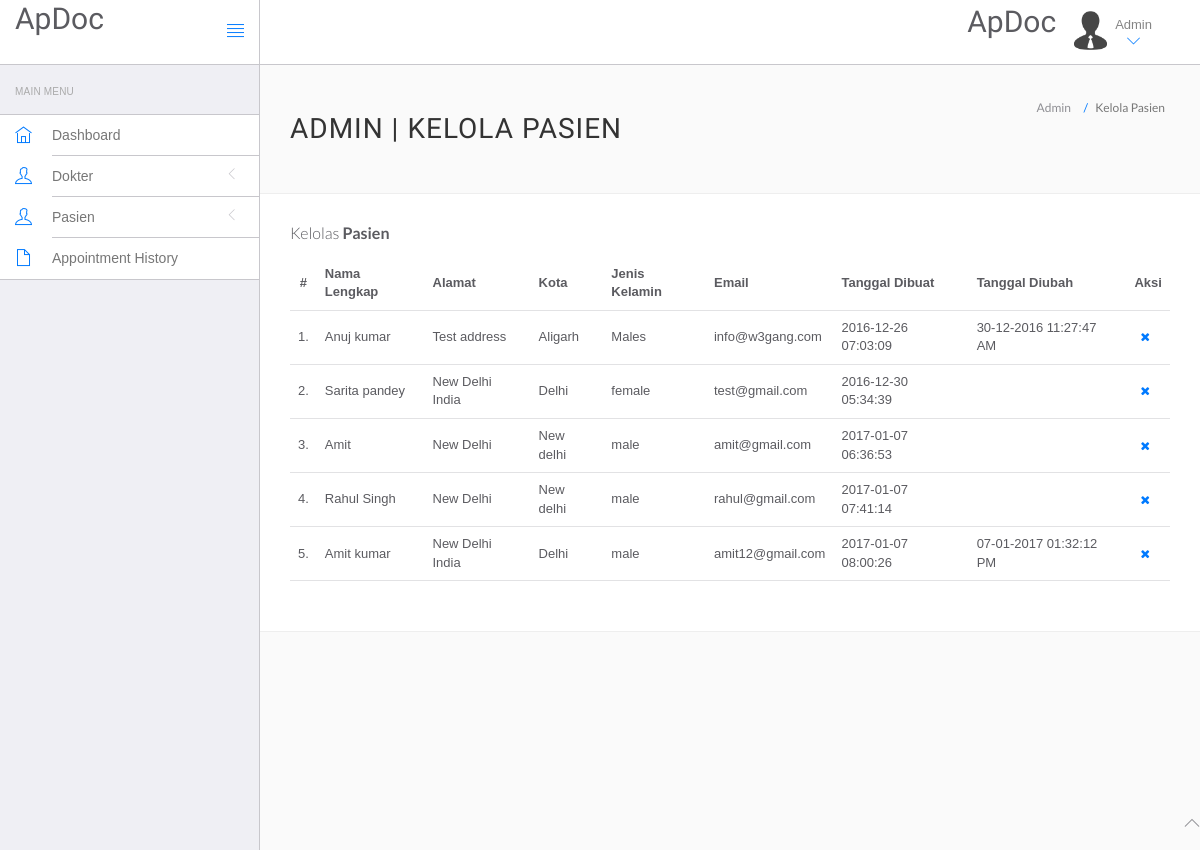
Before: /apdoc/hms/admin/manage-users.php (signed in) with the older database file.
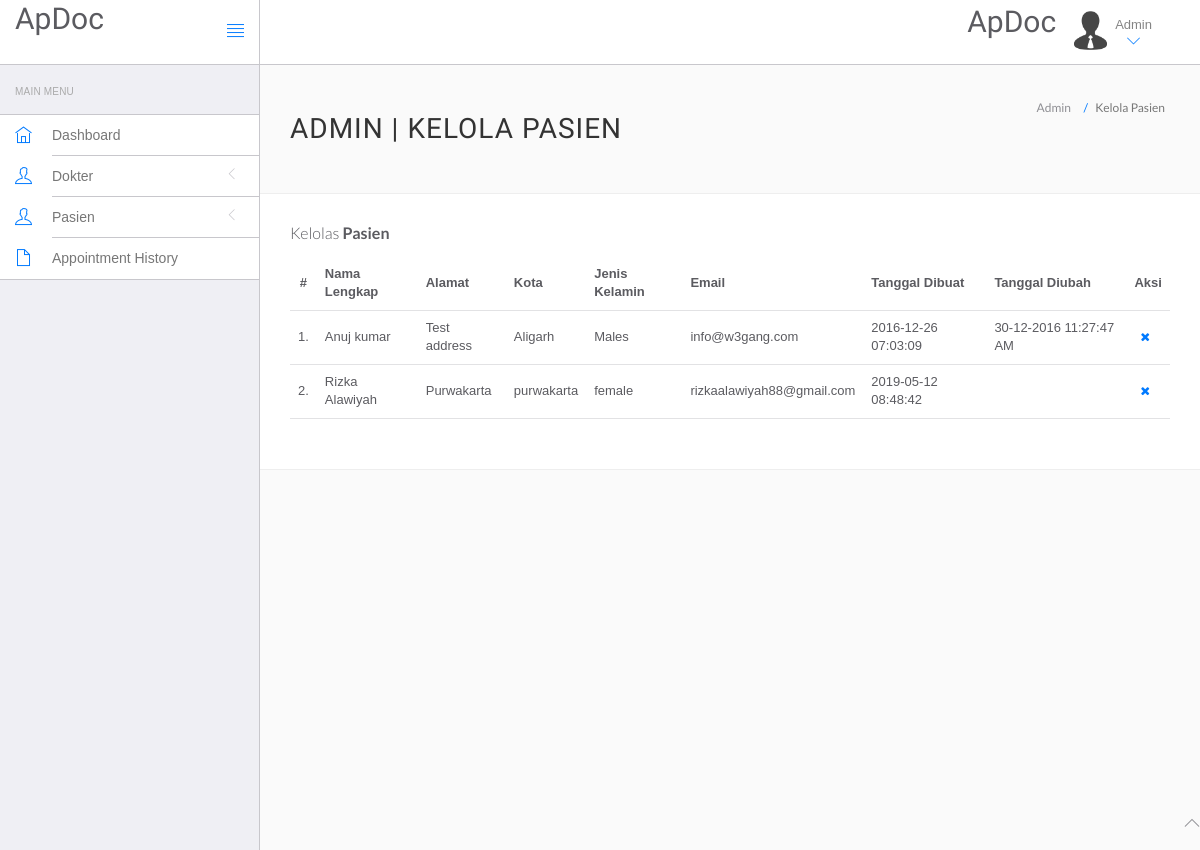
After: the same page with the newer database file.
### tables this page shows
CREATE TABLE `users` (
  `id` int(11) NOT NULL,
  `fullName` varchar(255) NOT NULL,
  `address` longtext NOT NULL,
  `city` varchar(255) NOT NULL,
  `gender` varchar(255) NOT NULL,
  `email` varchar(255) NOT NULL,
  `password` varchar(255) NOT NULL,
  `regDate` timestamp NOT NULL DEFAULT CURRENT_TIMESTAMP,
  `updationDate` varchar(255) NOT NULL
);

### apdoc/hms/admin/manage-users.php (the view, shortened to what this page needs)
<?php
include('include/config.php');
?>
<!DOCTYPE html>
<html lang="en">
	<head>
		<link rel="stylesheet" href="vendor/bootstrap/css/bootstrap.min.css">
		<link rel="stylesheet" href="vendor/fontawesome/css/font-awesome.min.css">
		<link rel="stylesheet" href="vendor/themify-icons/themify-icons.min.css">
		<link href="vendor/animate.css/animate.min.css" rel="stylesheet" media="screen">
		<link href="vendor/perfect-scrollbar/perfect-scrollbar.min.css" rel="stylesheet" media="screen">
		<link href="vendor/switchery/switchery.min.css" rel="stylesheet" media="screen">
		<link href="vendor/bootstrap-touchspin/jquery.bootstrap-touchspin.min.css" rel="stylesheet" media="screen">
		<link href="vendor/select2/select2.min.css" rel="stylesheet" media="screen">
		<link href="vendor/bootstrap-datepicker/bootstrap-datepicker3.standalone.min.css" rel="stylesheet" media="screen">
		<link href="vendor/bootstrap-timepicker/bootstrap-timepicker.min.css" rel="stylesheet" media="screen">
		<link rel="stylesheet" href="assets/css/styles.css">
		<link rel="stylesheet" href="assets/css/plugins.css">
		<link rel="stylesheet" href="assets/css/themes/theme-1.css" id="skin_color" />
	</head>
	<body>
		<div id="app">
<?php include('include/sidebar.php');?>
			<div class="app-content">
						<?php include('include/header.php');?>
				<div class="main-content" >
					<div class="wrap-content container" id="container">
						<section id="page-title">
							<div class="row">
								<div class="col-sm-8">
									<h1 class="mainTitle">Admin | Kelola Pasien</h1>
																	</div>
								<ol class="breadcrumb">
									<li>
										<span>Admin</span>
									</li>
									<li class="active">
										<span>Kelola Pasien</span>
									</li>
								</ol>
							</div>
						</section>
						<div class="container-fluid container-fullw bg-white">
									<div class="row">
								<div class="col-md-12">
									<h5 class="over-title margin-bottom-15">Kelolas <span class="text-bold">Pasien</span></h5>
									<table class="table table-hover" id="sample-table-1">
										<thead>
											<tr>
												<th class="center">#</th>
												<th>Nama Lengkap</th>
												<th class="hidden-xs">Alamat</th>
												<th>Kota</th>
												<th>Jenis Kelamin </th>
												<th>Email </th>
												<th>Tanggal Dibuat </th>
												<th>Tanggal Diubah </th>
												<th>Aksi</th>
											</tr>
										</thead>
										<tbody>
<?php
$sql=mysqli_query($con,"select * from users");
$cnt=1;
while($row=mysqli_fetch_array($sql))
{
?>
											<tr>
												<td class="center"><?php echo $cnt;?>.</td>
												<td class="hidden-xs"><?php echo $row['fullName'];?></td>
												<td><?php echo $row['address'];?></td>
												<td><?php echo $row['city'];?>
												</td>
												<td><?php echo $row['gender'];?></td>
												<td><?php echo $row['email'];?></td>
												<td><?php echo $row['regDate'];?></td>
												<td><?php echo $row['updationDate'];?>
												</td>
												<td >
												<div class="visible-md visible-lg hidden-sm hidden-xs">
	<a href="manage-users.php?id=<?php echo $row['id']?>&del=delete" onClick="return confirm('Are you sure you want to delete?')"class="btn btn-transparent btn-xs tooltips" tooltip-placement="top" tooltip="Remove"><i class="fa fa-times fa fa-white"></i></a>
												</div>
												</td>
											</tr>
											<?php
$cnt=$cnt+1;
											 }?>
										</tbody>
									</table>
								</div>
							</div>
								</div>
							</div>
						</div>
					</div>
				</div>
	<?php include('include/footer.php');?>
	</body>
</html>

Changed rows visible on the page:
removed users: fullName "Sarita pandey", address "New Delhi India", city "Delhi", gender "female", email "test@gmail.com", regDate "2016-12-30 05:34:39"
removed users: fullName "Amit", address "New Delhi", city "New delhi", gender "male", email "amit@gmail.com", regDate "2017-01-07 06:36:53"
removed users: fullName "Rahul Singh", address "New Delhi", city "New delhi", gender "male", email "rahul@gmail.com", regDate "2017-01-07 07:41:14"
removed users: fullName "Amit kumar", address "New Delhi India", city "Delhi", gender "male", email "amit12@gmail.com", regDate "2017-01-07 08:00:26", updationDate "07-01-2017 01:32:12 PM"
added users: fullName "Rizka Alawiyah", address "Purwakarta", city "purwakarta", gender "female", email "rizkaalawiyah88@gmail.com", regDate "2019-05-12 08:48:42"
